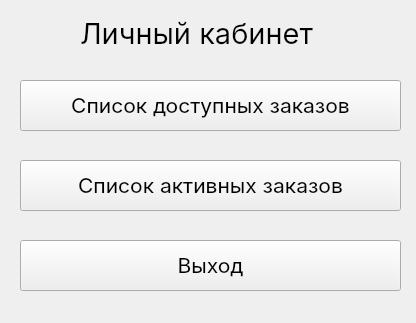
<?xml version="1.0" encoding="UTF-8"?>
<ui version="4.0">
 <class>WorkerAreaWindow</class>
 <widget class="QWidget" name="WorkerAreaWindow">
  <property name="geometry">
   <rect>
    <x>0</x>
    <y>0</y>
    <width>416</width>
    <height>323</height>
   </rect>
  </property>
  <property name="windowTitle">
   <string>Form</string>
  </property>
  <widget class="QLabel" name="area_label">
   <property name="geometry">
    <rect>
     <x>80</x>
     <y>10</y>
     <width>299</width>
     <height>45</height>
    </rect>
   </property>
   <property name="font">
    <font>
     <family>Inter</family>
     <pointsize>22</pointsize>
    </font>
   </property>
   <property name="text">
    <string>Личный кабинет</string>
   </property>
  </widget>
  <widget class="QPushButton" name="active_orders_list_button">
   <property name="geometry">
    <rect>
     <x>20</x>
     <y>160</y>
     <width>381</width>
     <height>51</height>
    </rect>
   </property>
   <property name="sizePolicy">
    <sizepolicy hsizetype="Fixed" vsizetype="Fixed">
     <horstretch>0</horstretch>
     <verstretch>0</verstretch>
    </sizepolicy>
   </property>
   <property name="font">
    <font>
     <family>Inter</family>
     <pointsize>16</pointsize>
    </font>
   </property>
   <property name="text">
    <string>Список активных заказов</string>
   </property>
  </widget>
  <widget class="QPushButton" name="aviable_orders_list_button">
   <property name="geometry">
    <rect>
     <x>20</x>
     <y>80</y>
     <width>381</width>
     <height>51</height>
    </rect>
   </property>
   <property name="font">
    <font>
     <family>Inter</family>
     <pointsize>16</pointsize>
    </font>
   </property>
   <property name="text">
    <string>Список доступных заказов</string>
   </property>
  </widget>
  <widget class="QPushButton" name="exit_button">
   <property name="geometry">
    <rect>
     <x>20</x>
     <y>240</y>
     <width>381</width>
     <height>51</height>
    </rect>
   </property>
   <property name="font">
    <font>
     <family>Inter</family>
     <pointsize>16</pointsize>
    </font>
   </property>
   <property name="text">
    <string>Выход</string>
   </property>
  </widget>
 </widget>
 <resources/>
 <connections/>
</ui>
